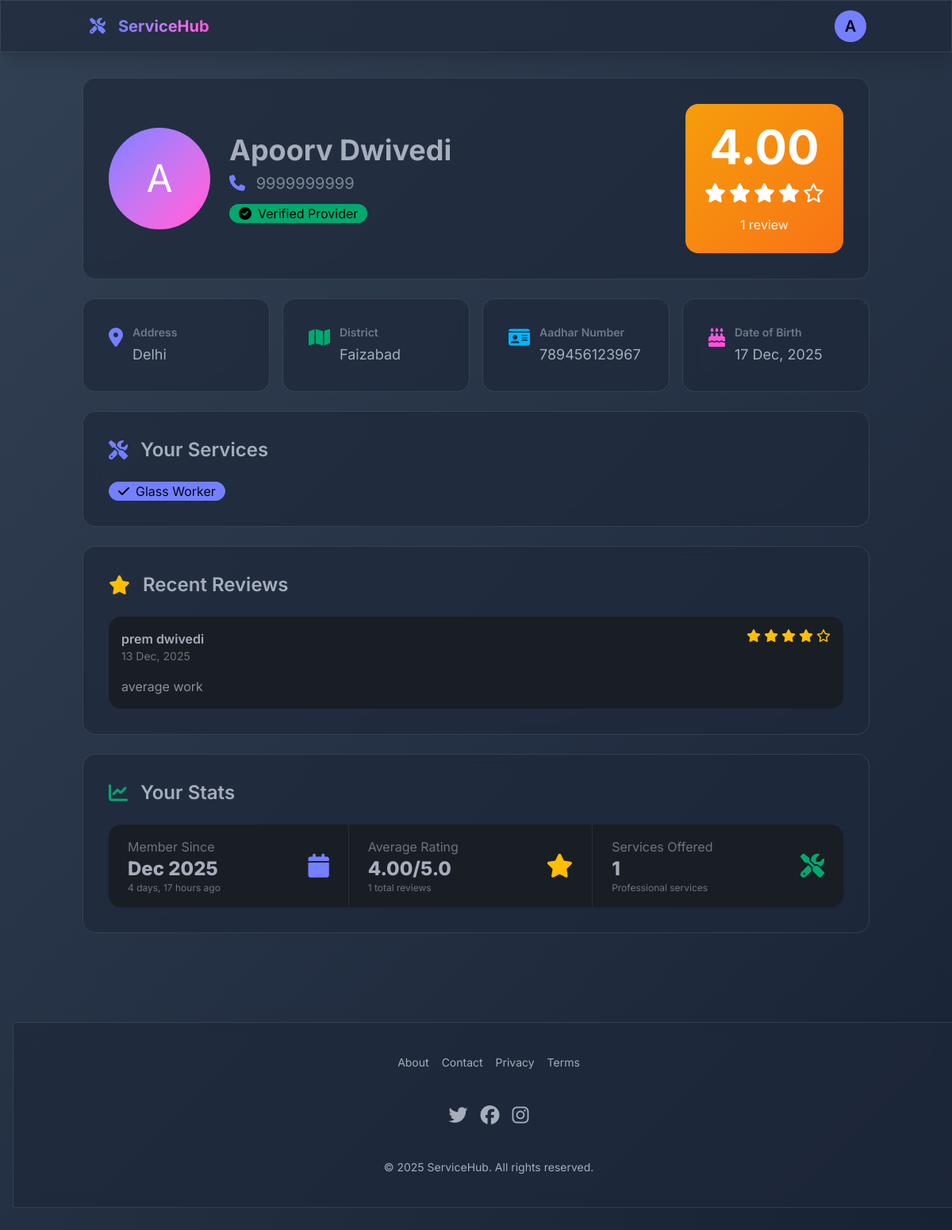
Page /provider/home/ (signed in) on the earlier database version.
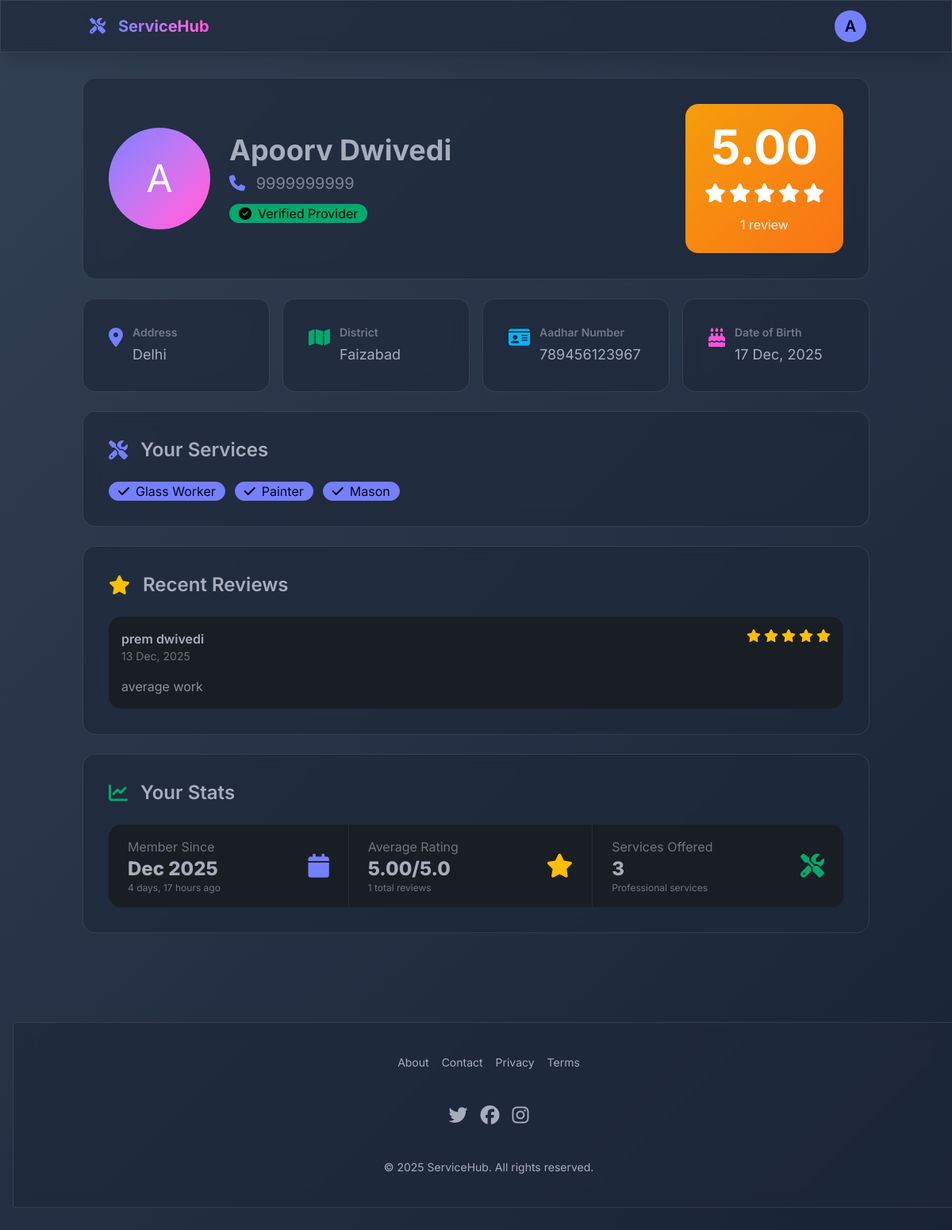
Same page on the later database version.
### services/models.py (models this page shows, shortened)
class User(AbstractBaseUser, PermissionsMixin):
    USER_TYPE_CHOICES = (
        ('customer', 'Customer'),
        ('provider', 'Service Provider'),
    )
    phone_regex = RegexValidator(
        regex=r'^[6-9]\d{9}$',
        message="Phone number must be 10 digits starting with 6-9"
    )
    phone_number = models.CharField(
        max_length=10,
        unique=True,
        primary_key=True,
        validators=[phone_regex]
    )
    name = models.CharField(max_length=100)
    user_type = models.CharField(max_length=10, choices=USER_TYPE_CHOICES)
    is_active = models.BooleanField(default=True)
    is_staff = models.BooleanField(default=False)
    date_joined = models.DateTimeField(auto_now_add=True)
    objects = UserManager()
    USERNAME_FIELD = 'phone_number'
    REQUIRED_FIELDS = ['name', 'user_type']

class ServiceProvider(models.Model):
    user = models.OneToOneField(User, on_delete=models.CASCADE, related_name='provider_profile')
    photo = models.ImageField(upload_to='provider_photos/', blank=True, null=True)
    address = models.TextField()
    district = models.CharField(max_length=50, choices=DISTRICT_CHOICES, default='lucknow')
    aadhar_regex = RegexValidator(
        regex=r'^\d{12}$',
        message="Aadhar number must be exactly 12 digits"
    )
    aadhar_number = models.CharField(
        max_length=12,
        unique=True,
        validators=[aadhar_regex]
    )
    date_of_birth = models.DateField()
    SERVICE_CHOICES = [
        ('mason', 'Mason'),
        ('painter', 'Painter'),
        ('plumber', 'Plumber'),
        ('carpenter', 'Carpenter'),
        ('electrician', 'Electrician'),
        ('tile_marble', 'Tile/Marble Worker'),
        ('steel_fabricator', 'Steel Fabricator'),
        ('glass_worker', 'Glass Worker'),
        ('gardener', 'Gardener'),
        ('driver', 'Driver'),
    ]
    service1 = models.CharField(max_length=20, choices=SERVICE_CHOICES)
    service2 = models.CharField(max_length=20, choices=SERVICE_CHOICES, blank=True, null=True)
    service3 = models.CharField(max_length=20, choices=SERVICE_CHOICES, blank=True, null=True)
    is_verified = models.BooleanField(default=False)
    rating = models.DecimalField(max_digits=3, decimal_places=2, default=0.00)
    total_reviews = models.IntegerField(default=0)
    created_at = models.DateTimeField(auto_now_add=True)
    def get_services(self):
        services = []
        if self.service1:
            services.append(self.get_service1_display())
        if self.service2:
            services.append(self.get_service2_display())
        if self.service3:
            services.append(self.get_service3_display())
        return services
    class Meta:
        ordering = ['-rating', '-created_at']

class Review(models.Model):
    customer = models.ForeignKey(Customer, on_delete=models.CASCADE, related_name='given_reviews')
    provider = models.ForeignKey(ServiceProvider, on_delete=models.CASCADE, related_name='reviews')
    rating = models.IntegerField(choices=[(i, i) for i in range(1, 6)])
    comment = models.TextField(blank=True)
    created_at = models.DateTimeField(auto_now_add=True)
    class Meta:
        unique_together = ('customer', 'provider')
        ordering = ['-created_at']

class Customer(models.Model):
    user = models.OneToOneField(User, on_delete=models.CASCADE, related_name='customer_profile')
    address = models.TextField(blank=True)
    district = models.CharField(max_length=50, choices=DISTRICT_CHOICES, default='lucknow')
    created_at = models.DateTimeField(auto_now_add=True)

### services/views.py (the view)
# urls.py: path('provider/home/', views.provider_home, name='provider_home'),
@login_required
def provider_home(request):
    try:
        if request.user.user_type != 'provider':
            messages.error(request, 'Access denied. Please login with a provider account.')
            logout(request)
            return redirect('login_choice')
        provider = request.user.provider_profile
        reviews = provider.reviews.all()[:5]
        return render(request, 'services/provider_home.html', {
            'provider': provider,
            'reviews': reviews
        })
    except ObjectDoesNotExist:
        messages.error(request, 'Provider profile not found. Please contact support.')
        logout(request)
        return redirect('home')
    except Exception as e:
        messages.error(request, 'An error occurred. Please login again.')
        print(f"Provider home error: {e}")
        logout(request)
        return redirect('home')

### services/templates/services/provider_home.html (shortened to what this page needs)
{% extends 'services/base.html' %}
{% block content %}
<div class="space-y-6">
    <div class="card glass-effect">
        <div class="card-body">
            <div class="flex flex-col md:flex-row items-center gap-6">
                <div class="avatar placeholder">
                    <div class="w-32 h-32 rounded-full {% if provider.photo %}{% else %}bg-gradient-to-br from-primary to-secondary{% endif %}">
                        {% if provider.photo %}
                        <img src="{{ provider.photo.url }}" alt="{{ provider.user.name }}">
                        {% else %}
                        <span class="text-5xl text-white">{{ provider.user.name|first|upper }}</span>
                        {% endif %}
                    </div>
                </div>
                <div class="flex-1 text-center md:text-left">
                    <h1 class="text-4xl font-bold mb-2">{{ provider.user.name }}</h1>
                    <p class="text-xl text-base-content/70 mb-3">
                        <i class="fas fa-phone text-primary mr-2"></i>
                        {{ provider.user.phone_number }}
                    </p>
                    {% if provider.is_verified %}
                    <div class="badge badge-success badge-lg gap-2">
                        <i class="fas fa-check-circle"></i>
                        Verified Provider
                    </div>
                    {% else %}
                    <div class="badge badge-warning badge-lg gap-2">
                        <i class="fas fa-clock"></i>
                        Verification Pending
                    </div>
                    {% endif %}
                </div>
                <div class="card bg-gradient-to-br from-amber-500 to-orange-500 text-white">
                    <div class="card-body text-center p-6">
                        <div class="text-6xl font-bold mb-2">{{ provider.rating }}</div>
                        <div class="flex gap-1 justify-center text-2xl mb-2">
                            {% for i in "12345" %}
                                {% if forloop.counter <= provider.rating %}
                                    <i class="fas fa-star"></i>
                                {% else %}
                                    <i class="far fa-star"></i>
                                {% endif %}
                            {% endfor %}
                        </div>
                        <p class="opacity-90">{{ provider.total_reviews }} review{{ provider.total_reviews|pluralize }}</p>
                    </div>
                </div>
            </div>
        </div>
    </div>
    <div class="grid grid-cols-1 md:grid-cols-2 lg:grid-cols-4 gap-4">
        <div class="card glass-effect">
            <div class="card-body">
                <div class="flex items-start gap-3">
                    <i class="fas fa-map-marker-alt text-2xl text-primary"></i>
                    <div class="flex-1">
                        <h3 class="font-semibold text-sm text-base-content/60 mb-1">Address</h3>
                        <p class="text-lg">{{ provider.address }}</p>
                    </div>
                </div>
            </div>
        </div>
        <div class="card glass-effect">
            <div class="card-body">
                <div class="flex items-start gap-3">
                    <i class="fas fa-map text-2xl text-success"></i>
                    <div class="flex-1">
                        <h3 class="font-semibold text-sm text-base-content/60 mb-1">District</h3>
                        <p class="text-lg">{{ provider.get_district_display }}</p>
                    </div>
                </div>
            </div>
        </div>
        <div class="card glass-effect">
            <div class="card-body">
                <div class="flex items-start gap-3">
                    <i class="fas fa-id-card text-2xl text-info"></i>
                    <div class="flex-1">
                        <h3 class="font-semibold text-sm text-base-content/60 mb-1">Aadhar Number</h3>
                        <p class="text-lg">{{ provider.aadhar_number }}</p>
                    </div>
                </div>
            </div>
        </div>
        <div class="card glass-effect">
            <div class="card-body">
                <div class="flex items-start gap-3">
                    <i class="fas fa-birthday-cake text-2xl text-secondary"></i>
                    <div class="flex-1">
                        <h3 class="font-semibold text-sm text-base-content/60 mb-1">Date of Birth</h3>
                        <p class="text-lg">{{ provider.date_of_birth|date:"d M, Y" }}</p>
                    </div>
                </div>
            </div>
        </div>
    </div>
    <div class="card glass-effect">
        <div class="card-body">
            <h2 class="card-title text-2xl mb-4">
                <i class="fas fa-tools text-primary mr-2"></i>
                Your Services
            </h2>
            <div class="flex flex-wrap gap-3">
                {% for service in provider.get_services %}
                <div class="badge badge-primary badge-lg gap-2">
                    <i class="fas fa-check"></i>
                    {{ service }}
                </div>
                {% endfor %}
            </div>
        </div>
    </div>
    {% if reviews %}
    <div class="card glass-effect">
        <div class="card-body">
            <h2 class="card-title text-2xl mb-4">
                <i class="fas fa-star text-warning mr-2"></i>
                Recent Reviews
            </h2>
            <div class="space-y-4">
                {% for review in reviews %}
                <div class="card bg-base-200">
                    <div class="card-body p-4">
                        <div class="flex items-start justify-between mb-2">
                            <div>
                                <p class="font-semibold">{{ review.customer.user.name }}</p>
                                <p class="text-sm text-base-content/60">{{ review.created_at|date:"d M, Y" }}</p>
                            </div>
                            <div class="flex gap-1 text-warning">
                                {% for i in "12345" %}
                                    {% if forloop.counter <= review.rating %}
                                        <i class="fas fa-star"></i>
                                    {% else %}
                                        <i class="far fa-star"></i>
                                    {% endif %}
                                {% endfor %}
                            </div>
                        </div>
                        {% if review.comment %}
                        <p class="text-base-content/80">{{ review.comment }}</p>
                        {% endif %}
                    </div>
                </div>
                {% endfor %}
            </div>
        </div>
    </div>
    {% endif %}
    <div class="card glass-effect">
        <div class="card-body">
            <h2 class="card-title text-2xl mb-4">
                <i class="fas fa-chart-line text-success mr-2"></i>
                Your Stats
            </h2>
            <div class="stats stats-vertical lg:stats-horizontal shadow w-full bg-base-200">
                <div class="stat">
                    <div class="stat-figure text-primary">
                        <i class="fas fa-calendar text-3xl"></i>
                    </div>
                    <div class="stat-title">Member Since</div>
                    <div class="stat-value text-2xl">{{ provider.created_at|date:"M Y" }}</div>
                    <div class="stat-desc">{{ provider.created_at|timesince }} ago</div>
                </div>
                <div class="stat">
                    <div class="stat-figure text-warning">
                        <i class="fas fa-star text-3xl"></i>
                    </div>
                    <div class="stat-title">Average Rating</div>
                    <div class="stat-value text-2xl">{{ provider.rating }}/5.0</div>
                    <div class="stat-desc">{{ provider.total_reviews }} total reviews</div>
                </div>
                <div class="stat">
                <div class="stat-figure text-success">
                    <i class="fas fa-tools text-3xl"></i>
                </div>
                <div class="stat-title">Services Offered</div>
                <div class="stat-value text-2xl">{{ provider.get_services|length }}</div>
                <div class="stat-desc">Professional services</div>
            </div>
        </div>
    </div>
</div>
{% endblock %}

### services/templates/services/base.html (shortened to what this page needs)
<!DOCTYPE html>
<html lang="en" data-theme="dark">
<head>
    <link href="https://cdn.jsdelivr.net/npm/daisyui@4.4.19/dist/full.min.css" rel="stylesheet" type="text/css" />
    <script src="https://cdn.tailwindcss.com"></script>
    <link rel="stylesheet" href="https://cdnjs.cloudflare.com/ajax/libs/font-awesome/6.5.1/css/all.min.css">
</head>
<body class="gradient-bg">
    <div class="navbar glass-effect sticky top-0 z-50 shadow-xl">
        <div class="container mx-auto px-2 md:px-4">
            <div class="flex-1">
                <a href="{% url 'home' %}" class="btn btn-ghost text-lg md:text-xl px-2">
                    <i class="fas fa-tools text-primary animate-icon"></i>
                    <span class="ml-2 bg-gradient-to-r from-primary to-secondary bg-clip-text text-transparent font-bold hidden sm:inline">
                    </span>
                </a>
            </div>
            {% if user.is_authenticated %}
            <div class="flex-none gap-2">
                <div class="dropdown dropdown-end">
                    <label tabindex="0" class="btn btn-ghost btn-circle avatar placeholder">
                        <div class="bg-primary text-primary-content rounded-full w-10">
                            <span class="text-xl">{{ user.name|first|upper }}</span>
                        </div>
                    </label>
                </div>
            </div>
            {% endif %}
        </div>
    </div>
    <main class="container mx-auto px-2 md:px-4 py-4 md:py-8">
        {% block content %}{% endblock %}
    </main>
    <footer class="footer footer-center p-6 md:p-10 glass-effect text-base-content rounded mt-10 md:mt-20 mx-2 md:mx-4">
        <div class="grid grid-flow-col gap-4">
            <a class="link link-hover text-sm">About</a>
            <a class="link link-hover text-sm">Contact</a>
            <a class="link link-hover text-sm">Privacy</a>
            <a class="link link-hover text-sm">Terms</a>
        </div>
        <div>
            <div class="grid grid-flow-col gap-4">
                <a><i class="fab fa-twitter text-2xl hover:text-primary cursor-pointer"></i></a>
                <a><i class="fab fa-facebook text-2xl hover:text-primary cursor-pointer"></i></a>
                <a><i class="fab fa-instagram text-2xl hover:text-primary cursor-pointer"></i></a>
            </div>
        </div>
        <div>
            <p class="text-sm">© 2025 ServiceHub. All rights reserved.</p>
        </div>
    </footer>
</body>
</html>

### services/templates/services/base.html (style rules this page uses)
* { font-family: 'Inter', sans-serif; margin: 0; padding: 0; box-sizing: border-box; }
html { width: 100%; overflow-x: hidden; }
body { width: 100%; min-height: 100vh; overflow-x: hidden; position: relative; }
.glass-effect { background: rgba(30, 41, 59, 0.7); backdrop-filter: blur(10px); -webkit-backdrop-filter: blur(10px); border: 1px solid rgba(255, 255, 255, 0.1); }
.gradient-bg { background: linear-gradient(-45deg, #0f172a, #1e293b, #0f172a, #334155); background-size: 400% 400%; animation: gradient 15s ease infinite; width: 100%; min-height: 100vh; padding-bottom: 50px; }
.hover-lift, .card-shine, .btn { transition: all 0.3s cubic-bezier(0.4, 0, 0.2, 1); }
.animate-icon { animation: float 3s ease-in-out infinite; }
.container { width: 100%; max-width: 100%; margin-left: auto; margin-right: auto; }

Differences in the rows shown:
changed ServiceProvider "Delhi": rating "4.00" → "5.00"; service2 empty → "painter" (drawn); get_services|length "1" → "3"
changed Review "average work": rating 4 → 5 (drawn)
Other differences:
new list line: "Painter"
new list line: "Mason"
